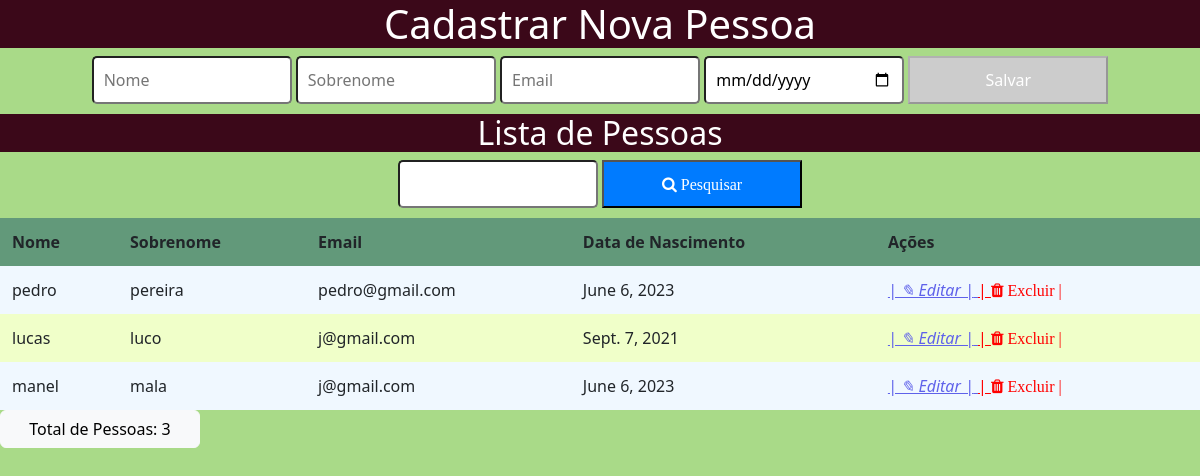
The app's page /, older data.
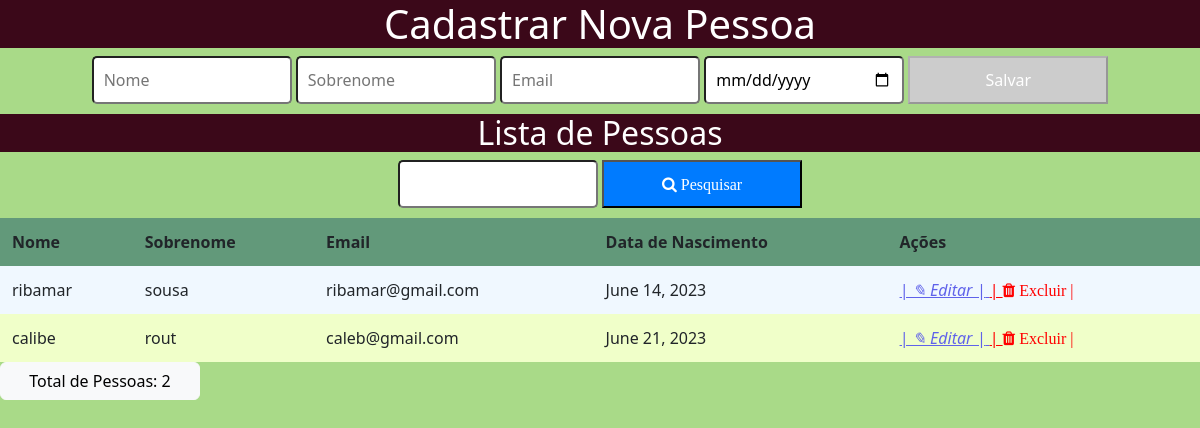
The same page, newer data.
### core/models.py (models this page shows, shortened)
class Pessoa(models.Model):
    nome = models.CharField(max_length=100)
    sobrenome = models.CharField(max_length=30)
    email = models.EmailField(max_length=100)
    data_nascimento = models.DateField()

### core/views.py (the view)
# urls.py: 2. Add a URL to urlpatterns:  path('', views.home, name='home')
def home(request):
    pessoas = Pessoa.objects.all()
    return render(request, "index.html", {"pessoas": pessoas})

### core/templates/index.html (shortened to what this page needs)
{% load static %}
<!DOCTYPE html>
<html lang="en">
<head>
<head>
    <link rel="stylesheet" type="text/css" href="{% static 'css/style.css' %}"/>
</head>
    <link rel="stylesheet" href="https://cdnjs.cloudflare.com/ajax/libs/font-awesome/4.7.0/css/font-awesome.min.css">
    <link href="https://cdn.jsdelivr.net/npm/bootstrap@5.2.0-beta1/dist/css/bootstrap.min.css" rel="stylesheet">
</head>
<body>
    <h1>Cadastrar Nova Pessoa</h1>
    <form action="{% url 'salvar' %}" method="POST">
        <input type="text" id="nome" name="nome" placeholder="Nome" oninput="checkFields()"  class="button">
        <input type="text" id="sobrenome" name="sobrenome" placeholder="Sobrenome" oninput="checkFields()"  class="button">
        <input type="email" id="email" name="email" placeholder="Email" oninput="checkFields()" class="button">
        <input type="date" id="data_nascimento" name="data_nascimento" placeholder="Data de Nascimento" oninput="checkFields()"  class="button">
        <button id="salvar-button" type="submit" disabled  class="button">Salvar</button>
    </form>
    <h2>Lista de Pessoas</h2>
    <form action="{% url 'pesquisar' %}" method="GET">
        <input type="text" name="search_query">
        <button type="submit"><i class="fa fa-search">  Pesquisar</i></button>
    </form>
    <table>
        <thead>
            <tr class="tr">
                <th>Nome</th>
                <th>Sobrenome</th>
                <th>Email</th>
                <th>Data de Nascimento</th>
                <th>Ações</th>
            </tr>
        </thead>
        <tbody>
            {% for pessoa in pessoas %}
            <tr>
                <td>{{ pessoa.nome }}</td>
                <td>{{ pessoa.sobrenome }}</td>
                <td>{{ pessoa.email }}</td>
                <td>{{ pessoa.data_nascimento }}</td>
                <td>
                    <a href="{% url 'editar' pessoa.id %}" class="edit"> <i> |   ✎   Editar   |</i> </a>
                    <a href="{% url 'delete' pessoa.id %}"  onclick="return confirmDelete();" class="delet">|   <i class="fa fa-trash"  class="delete"> Excluir   |</i></a>
                </td>
            </tr>
            {% endfor %}
        </tbody>
    </table>
    <button type="button" class="btn btn-light">Total de Pessoas: {{ pessoas|length }}</button>
</body>
</html>

Row changes from the older to the newer data that the page shows:
removed Pessoa: nome "pedro", sobrenome "pereira", email "pedro@gmail.com", data_nascimento "June 6, 2023"
removed Pessoa: nome "lucas", sobrenome "luco", email "j@gmail.com", data_nascimento "Sept. 7, 2021"
removed Pessoa: nome "manel", sobrenome "mala", email "j@gmail.com", data_nascimento "June 6, 2023"
added Pessoa: nome "ribamar", sobrenome "sousa", email "ribamar@gmail.com", data_nascimento "June 14, 2023"
added Pessoa: nome "calibe", sobrenome "rout", email "caleb@gmail.com", data_nascimento "June 21, 2023"
Text that changed along with them:
{{ pessoas|length }}: "3" → "2"
